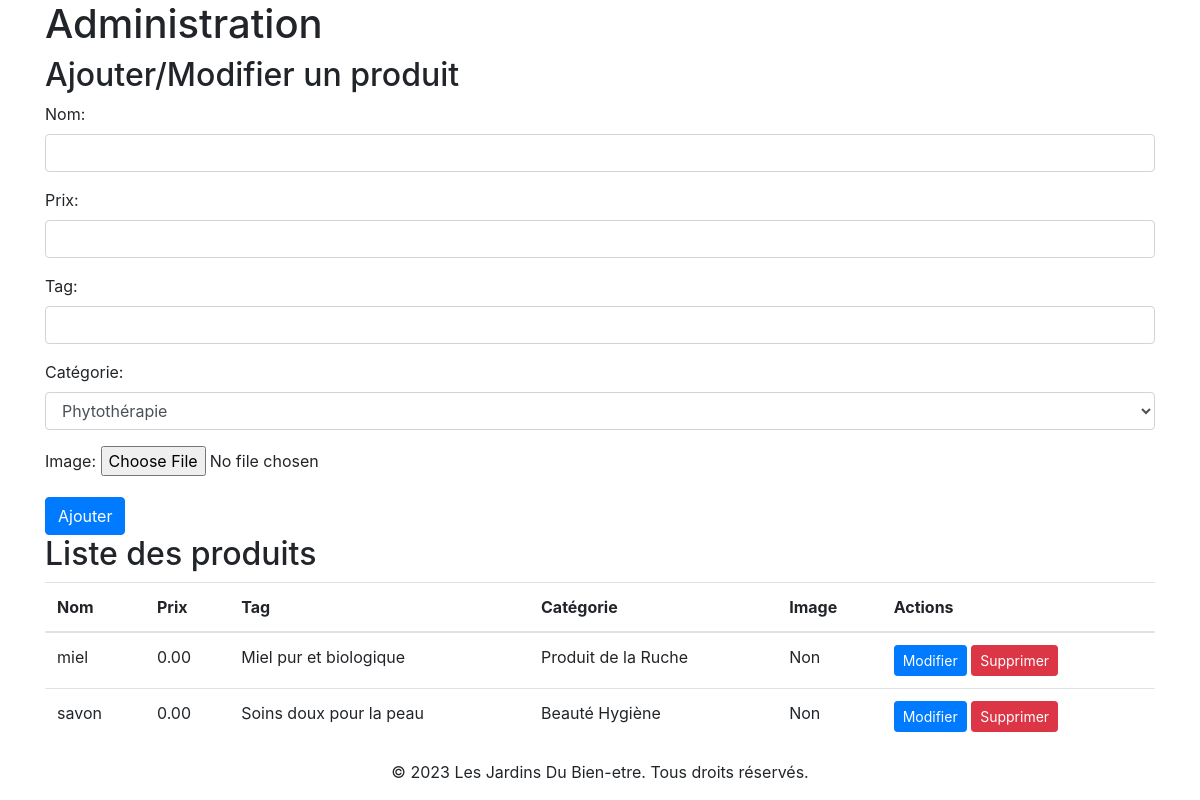
The app's page /admin.php with its own data.
### tables this page shows
CREATE TABLE produits (
    id INT PRIMARY KEY AUTO_INCREMENT,
    nom VARCHAR(50) NOT NULL,
    prix DECIMAL(10, 2) NOT NULL,
    tag VARCHAR(255),
    image LONGBLOB,
    categorie_id INT,
    FOREIGN KEY (categorie_id) REFERENCES categories(id)
);

CREATE TABLE categories (
    id INT PRIMARY KEY AUTO_INCREMENT,
    nom VARCHAR(50) NOT NULL,
    produits VARCHAR(255)
);

### admin.php (the view, shortened to what this page needs)
<?php
$servername = "localhost";
$username = "root";
$password = "";
$dbname = "jardins";
try {
    $conn = new PDO("mysql:host=$servername;dbname=$dbname", $username, $password);
    $conn->setAttribute(PDO::ATTR_ERRMODE, PDO::ERRMODE_EXCEPTION);
} catch(PDOException $e) {
    die("Connexion échouée : " . $e->getMessage());
}
$sql = "SELECT id, nom FROM categories";
$categories = $conn->query($sql)->fetchAll(PDO::FETCH_ASSOC);
$sql = "SELECT p.id, p.nom, p.prix, p.tag, p.image, c.nom AS categorie
        FROM produits p
        INNER JOIN categories c ON p.categorie_id = c.id";
$produits = $conn->query($sql)->fetchAll(PDO::FETCH_ASSOC);
?>
<!DOCTYPE html>
<html>
<head>
    <link rel="stylesheet" href="https://stackpath.bootstrapcdn.com/bootstrap/4.5.0/css/bootstrap.min.css">
</head>
<body>
    <div class="container">
        <h1>Administration</h1>
        <h2>Ajouter/Modifier un produit</h2>
        <form method="POST" enctype="multipart/form-data">
            <div class="form-group">
                <label for="nom">Nom:</label>
                <input type="text" class="form-control" name="nom" value="<?php echo isset($produit) ? $produit['nom'] : ''; ?>" required>
            </div>
            <div class="form-group">
                <label for="prix">Prix:</label>
                <input type="number" class="form-control" name="prix" value="<?php echo isset($produit) ? $produit['prix'] : ''; ?>" required>
            </div>
            <div class="form-group">
                <label for="tag">Tag:</label>
                <input type="text" class="form-control" name="tag" value="<?php echo isset($produit) ? $produit['tag'] : ''; ?>">
            </div>
            <div class="form-group">
                <label for="categorie">Catégorie:</label>
                <select class="form-control" name="categorie">
                    <?php foreach ($categories as $categorie) : ?>
                        <option value="<?php echo $categorie['id']; ?>" <?php echo isset($produit) && $produit['categorie_id'] == $categorie['id'] ? 'selected' : ''; ?>><?php echo $categorie['nom']; ?></option>
                    <?php endforeach; ?>
                </select>
            </div>
            <div class="form-group">
                <label for="image">Image:</label>
                <input type="file" name="image">
            </div>
            <input type="submit" class="btn btn-primary" value="<?php echo isset($produit) ? 'Modifier' : 'Ajouter'; ?>">
        </form>
        <h2>Liste des produits</h2>
        <table class="table">
            <thead>
                <tr>
                    <th>Nom</th>
                    <th>Prix</th>
                    <th>Tag</th>
                    <th>Catégorie</th>
                    <th>Image</th>
                    <th>Actions</th>
                </tr>
            </thead>
            <tbody>
                <?php foreach ($produits as $produit) : ?>
                    <tr>
                        <td><?php echo $produit['nom']; ?></td>
                        <td><?php echo $produit['prix']; ?></td>
                        <td><?php echo $produit['tag']; ?></td>
                        <td><?php echo $produit['categorie']; ?></td>
                        <td><?php echo $produit['image'] ? 'Oui' : 'Non'; ?></td>
                        <td>
                            <a href="admin.php?id=<?php echo $produit['id']; ?>" class="btn btn-sm btn-primary">Modifier</a>
                            <a href="admin.php?delete=<?php echo $produit['id']; ?>" class="btn btn-sm btn-danger">Supprimer</a>
                        </td>
                    </tr>
                <?php endforeach; ?>
            </tbody>
        </table>
    </div>
    <footer class="footer fixed-bottom">
    <div class="container">
        <div class="row">
            <div class="col text-center">
                <p>&copy; <?php echo date('Y'); ?> Les Jardins Du Bien-etre. Tous droits réservés.</p>
            </div>
        </div>
    </div>
    </footer>
</body>
</html>

### records on screen
produits: nom "miel", prix "0.00", tag "Miel pur et biologique", categorie.nom "Produit de la Ruche", shows "Non"
produits: nom "savon", prix "0.00", tag "Soins doux pour la peau", categorie.nom "Beauté Hygiène", shows "Non"

### other values on screen
form field categorie "Phytothérapie"
